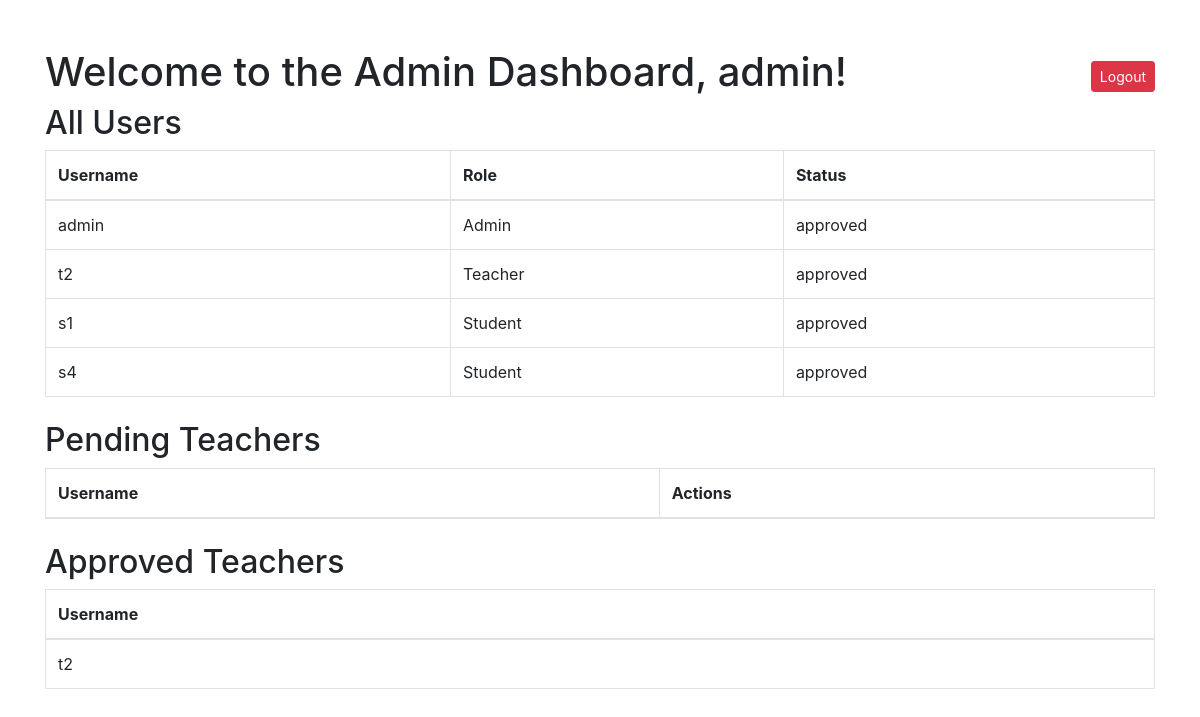
Page /admin (signed in) on the earlier database version.
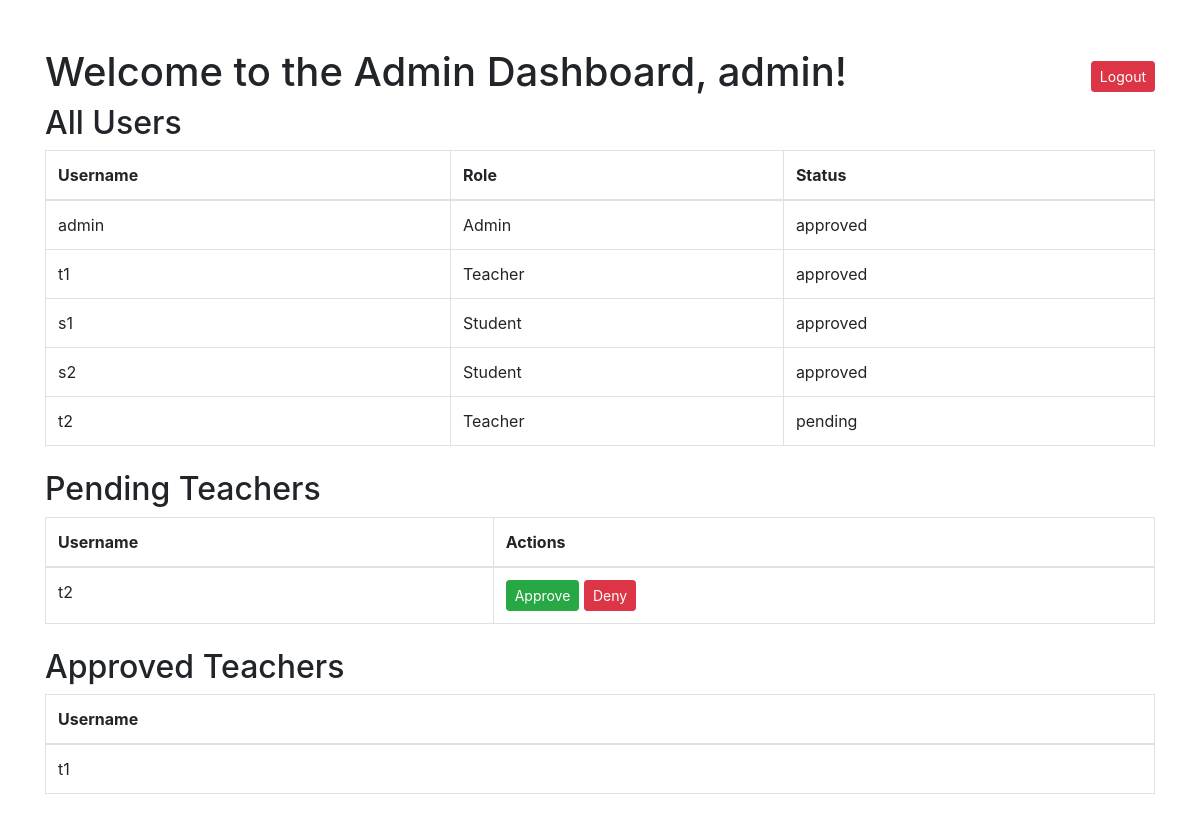
Same page on the later database version.
### app.py (models this page shows)
class User(UserMixin, db.Model):
    id = db.Column(db.Integer, primary_key=True)
    username = db.Column(db.String(150), unique=True, nullable=False)
    password = db.Column(db.String(150), nullable=False)
    role = db.Column(db.String(50), nullable=False)  # Role: Teacher or Student
    status = db.Column(db.String(50), default='pending')  # New status column
    enrollments = db.relationship('Enrollment', back_populates='student')  # Add this line

### app.py (the view)
@app.route('/admin')
@admin_required
def admin_dashboard():
    all_users = User.query.all()
    pending_teachers = User.query.filter_by(role='Teacher', status='pending').all()
    approved_teachers = User.query.filter_by(role='Teacher', status='approved').all()
    students = User.query.filter_by(role='Student').all()
    return render_template('admin/admin_dashboard.html',
                           all_users=all_users,
                           pending_teachers=pending_teachers,
                           approved_teachers=approved_teachers,
                           students=students)

### app.py (called while the page is built)
@login_manager.user_loader
def load_user(user_id):
    return User.query.get(int(user_id))

def admin_required(f):
    @wraps(f)  # Preserve the original function's name and docstring
    @login_required
    def decorated_function(*args, **kwargs):
        if current_user.role != 'Admin':
            flash('Access denied: Admins only.')
            return redirect(url_for('home'))
        return f(*args, **kwargs)
    return decorated_function

### templates/admin/admin_dashboard.html (shortened to what this page needs)
<!DOCTYPE html>
<html lang="en">
<head>
    <link rel="stylesheet" href="https://stackpath.bootstrapcdn.com/bootstrap/4.5.2/css/bootstrap.min.css">
</head>
<body>
    <div class="container mt-5">
        <div class="d-flex justify-content-between align-items-center mt-4">
            <h1>Welcome to the Admin Dashboard, {{ current_user.username }}!</h1>
             <form action="{{ url_for('logout') }}" method="POST" style="display:inline;">
                <button type="submit" class="btn btn-danger btn-sm">Logout</button>
            </form>
        </div>
        <h2>All Users</h2>
        <table class="table table-bordered mb-4">
            <thead>
                <tr>
                    <th>Username</th>
                    <th>Role</th>
                    <th>Status</th>
                </tr>
            </thead>
            <tbody>
                {% for user in all_users %}
                    <tr>
                        <td>{{ user.username }}</td>
                        <td>{{ user.role }}</td>
                        <td>{{ user.status }}</td>
                    </tr>
                {% endfor %}
            </tbody>
        </table>
        <h2>Pending Teachers</h2>
        <table class="table table-bordered mb-4">
            <thead>
                <tr>
                    <th>Username</th>
                    <th>Actions</th>
                </tr>
            </thead>
            <tbody>
                {% for teacher in pending_teachers %}
                    <tr>
                        <td>{{ teacher.username }}</td>
                        <td>
                            <a href="{{ url_for('approve_teacher', user_id=teacher.id) }}" class="btn btn-success btn-sm">Approve</a>
                            <a href="{{ url_for('deny_teacher', user_id=teacher.id) }}" class="btn btn-danger btn-sm">Deny</a>
                        </td>
                    </tr>
                {% endfor %}
            </tbody>
        </table>
        <h2>Approved Teachers</h2>
        <table class="table table-bordered mb-4">
            <thead>
                <tr>
                    <th>Username</th>
                </tr>
            </thead>
            <tbody>
                {% for teacher in approved_teachers %}
                    <tr>
                        <td>{{ teacher.username }}</td>
                    </tr>
                {% endfor %}
            </tbody>
        </table>
    </div>
</body>
</html>

Differences in the rows shown:
removed User: username "t2", role "Teacher", status "approved"
added User: username "t1", role "Teacher", status "approved"
changed User (number 4 of 5 on the later page): username "s4" → "s2"
added User: username "t2", role "Teacher", status "pending"
